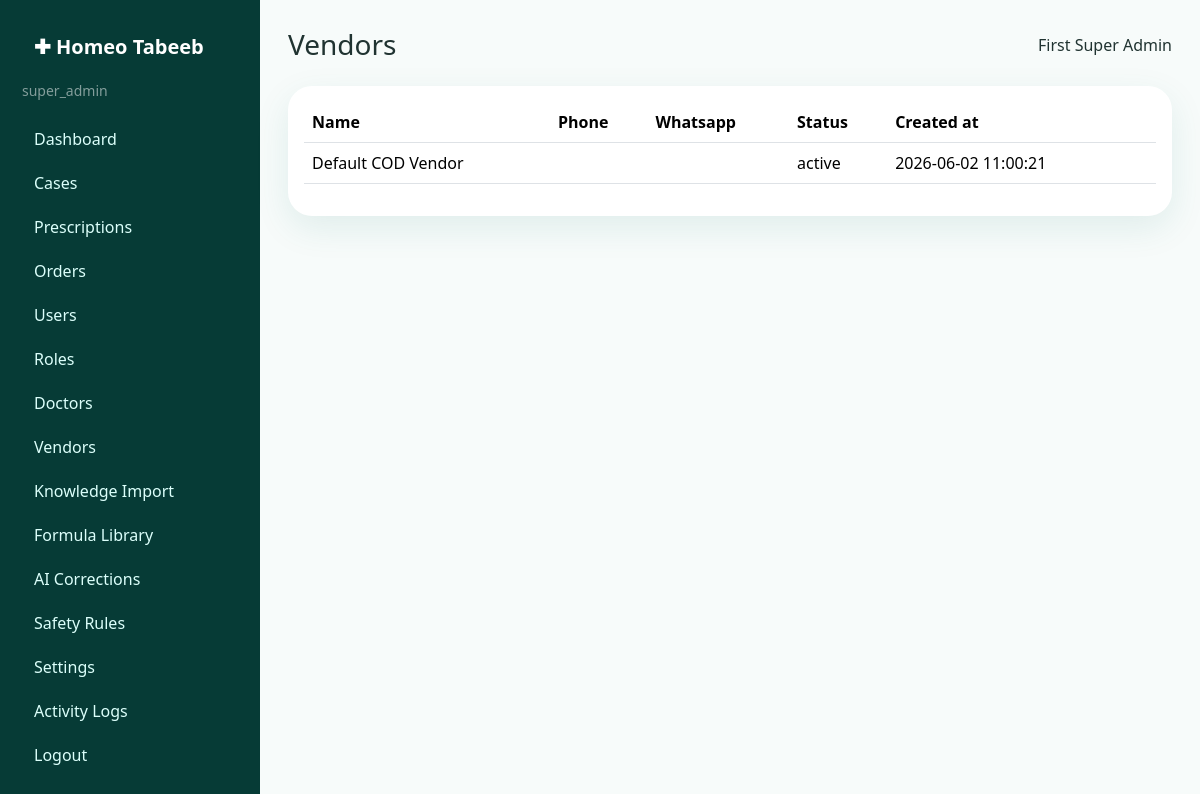
Screenshot of /admin/vendors.php (signed in) with the database file from the repository.
### tables this page shows
CREATE TABLE vendors (id BIGINT UNSIGNED AUTO_INCREMENT PRIMARY KEY,name VARCHAR(160) NOT NULL,phone VARCHAR(60),whatsapp VARCHAR(60),address TEXT,status ENUM('active','inactive') NOT NULL DEFAULT 'active',created_at DATETIME NOT NULL DEFAULT CURRENT_TIMESTAMP);

### includes/db.php (called while the page is built, shortened)
<?php
function db(): PDO
{
    $dsn = 'mysql:host=' . DB_HOST . ';dbname=' . DB_NAME . ';charset=' . DB_CHARSET;
    $pdo = new PDO($dsn, DB_USER, DB_PASS, [
        PDO::ATTR_ERRMODE => PDO::ERRMODE_EXCEPTION,
        PDO::ATTR_DEFAULT_FETCH_MODE => PDO::FETCH_ASSOC,
        PDO::ATTR_EMULATE_PREPARES => false,
    ]);
    return $pdo;
}
function db_fetch_all(string $sql, array $params = []): array
{
    $stmt = db()->prepare($sql);
    $stmt->execute($params);
    return $stmt->fetchAll();
}

### admin/vendors.php (the view)
<?php require_once __DIR__ . '/../includes/functions.php'; admin_header('Vendors'); $file=basename(__FILE__); $rows=db_fetch_all("SELECT * FROM vendors ORDER BY id DESC LIMIT 100"); $cols=['name', 'phone', 'whatsapp', 'status', 'created_at']; ?><div class="card soft-card"><div class="card-body table-responsive"><table class="table table-hover"><thead><tr><?php foreach($cols as $c): ?><th><?= e(str_replace('_',' ',ucfirst($c))) ?></th><?php endforeach; ?><th></th></tr></thead><tbody><?php foreach($rows as $r): ?><tr><?php foreach($cols as $c): ?><td><?= e(excerpt((string)($r[$c] ?? ''), 120)) ?></td><?php endforeach; ?><?php if($file==='orders.php') echo '<td><a class="btn btn-sm btn-outline-success" href="order-view.php?id='.(int)$r['id'].'">View</a></td>'; elseif($file==='prescriptions.php') echo '<td><a class="btn btn-sm btn-outline-success" href="prescription-review.php?print='.(int)$r['id'].'">Print</a></td>'; else echo '<td></td>'; ?></tr><?php endforeach; ?></tbody></table><?php if(!$rows) echo empty_state('No records found.'); ?></div></div><?php admin_footer(); ?>

### assets/css/style.css (style rules this page uses)
:root { --teal:#0f766e;--mint:#e6fffb;--dark:#12312f }
body { background:#f7fbfa;color:#203331 }
.hero-card,.soft-card { border:0;border-radius:24px;box-shadow:0 12px 35px rgba(15,118,110,.1) }

### rows the page displays
vendors: name "Default COD Vendor", status "active", created_at "2026-06-02 11:00:21"

### other values shown
SITE_NAME "Homeo Tabeeb"
$u['role'] "super_admin"
$label "Dashboard"
$label "Cases"
$label "Prescriptions"
$label "Orders"
$label "Users"
$label "Roles"
$label "Doctors"
$label "Vendors"
$label "Knowledge Import"
$label "Formula Library"
$label "AI Corrections"
$label "Safety Rules"
$label "Settings"
